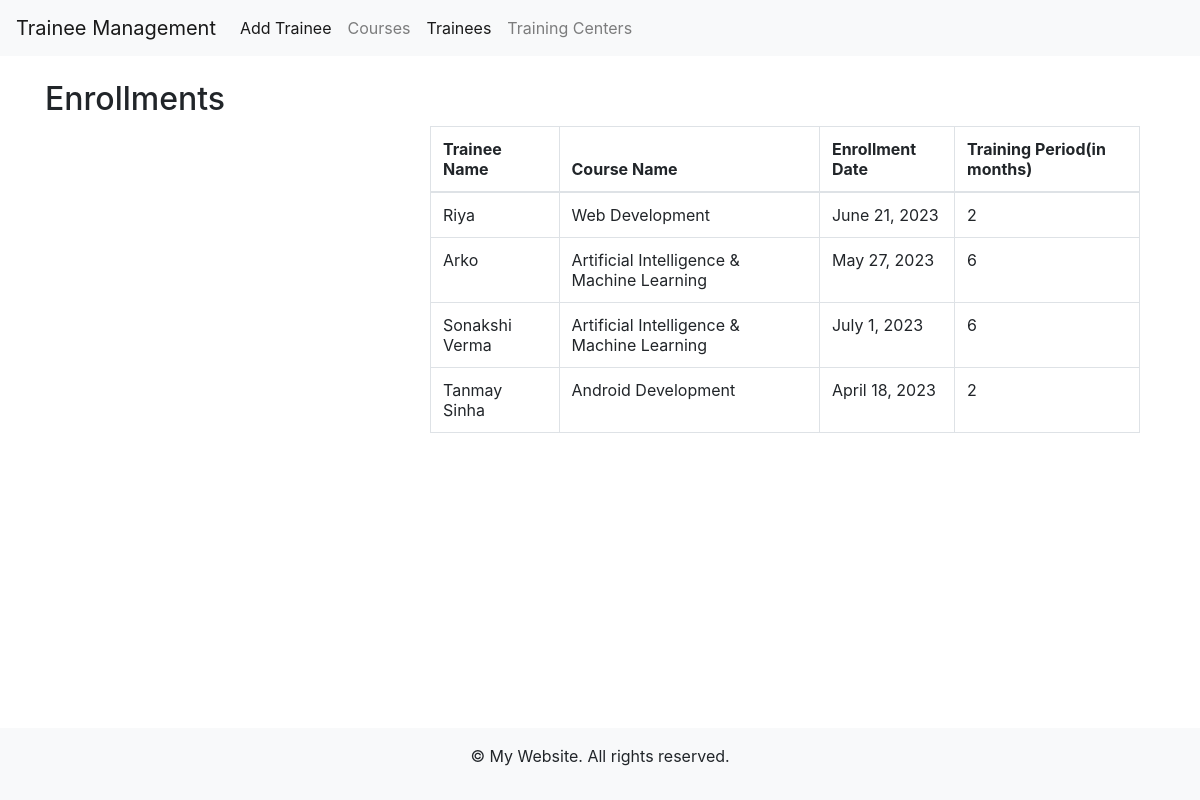
The app's page /enrollments/ with its own data.
### trainee/models.py (models this page shows, shortened)
class Enrollment(models.Model):
    id = models.AutoField(primary_key=True)  # Add a primary key field
    trainee = models.ForeignKey(Trainee, on_delete=models.CASCADE)
    course = models.ForeignKey(Course, on_delete=models.CASCADE)
    enrollment_date = models.DateField()
    training_period = models.PositiveIntegerField()  # Add a field for training period (in months)

class Trainee(models.Model):
    trainee_id = models.AutoField(primary_key=True)
    name = models.CharField(max_length=100)
    age = models.PositiveIntegerField(null=True)
    GENDER_CHOICES = (
        ('male', 'Male'),
        ('female', 'Female'),
        ('other', 'Other'),
    )
    gender = models.CharField(max_length=10, choices=GENDER_CHOICES)
    date_of_birth = models.DateField()
    phone_num = models.CharField(max_length=15)
    address = models.TextField(null=True)
    email = models.EmailField()
    course = models.ForeignKey(Course, on_delete=models.CASCADE, null=True)

class Course(models.Model):
    id = models.AutoField(primary_key=True)
    name = models.CharField(max_length=100)
    description = models.TextField()
    training_center = models.ForeignKey(TrainingCenter, on_delete=models.CASCADE)

### trainee/views.py (the view)
# urls.py: path('enrollments/', views.enrollments, name='enrollments'),
def enrollments(request):
    enrollments = Enrollment.objects.all()
    return render(request, 'trainee/enrollments.html', {'enrollments': enrollments})

### trainee/templates/trainee/enrollments.html (shortened to what this page needs)
{% extends 'trainee/dashboard.html' %}
{% load static %}
{% block content %}
<html>
<head>
    <link rel="stylesheet" href="https://stackpath.bootstrapcdn.com/bootstrap/4.5.2/css/bootstrap.min.css">
    <link rel="stylesheet" type="text/css" href="{% static 'trainee/style.css' %}">
</head>
<body>
    <div class="container mt-4">
        <h2>Enrollments</h2>
    <div class="d-flex flex-wrap">
        <div class="col-md-4">
        </div>
        <div class="col-md-8">
            <div class="table-responsive">
            <table class="table table-bordered">
                <thead>
                    <tr>
                        <th>Trainee Name</th>
                        <th>Course Name</th>
                        <th>Enrollment Date</th>
                        <th>Training Period(in months)</th>
                    </tr>
                </thead>
                <tbody>
                    {% for enrollment in enrollments %}
                    <tr>
                        <td>{{ enrollment.trainee.name }}</td>
                        <td>{{ enrollment.course.name }}</td>
                        <td>{{ enrollment.enrollment_date }}</td>
                        <td>{{ enrollment.training_period }}</td>
                    </tr>
                    {% endfor %}
                </tbody>
            </table>
            </div>
        </div>
    </div>
</body>
</html>
{% endblock %}

### trainee/templates/trainee/base.html (style rules this page uses)
body { margin: 0; padding: 0; display: flex; flex-direction: column; min-height: 100vh; }

### records on screen
Enrollment: trainee.name "Riya", course.name "Web Development", enrollment_date "June 21, 2023", training_period "2"
Enrollment: trainee.name "Arko", course.name "Artificial Intelligence & Machine Learning", enrollment_date "May 27, 2023", training_period "6"
Enrollment: trainee.name "Sonakshi Verma", course.name "Artificial Intelligence & Machine Learning", enrollment_date "July 1, 2023", training_period "6"
Enrollment: trainee.name "Tanmay Sinha", course.name "Android Development", enrollment_date "April 18, 2023", training_period "2"
